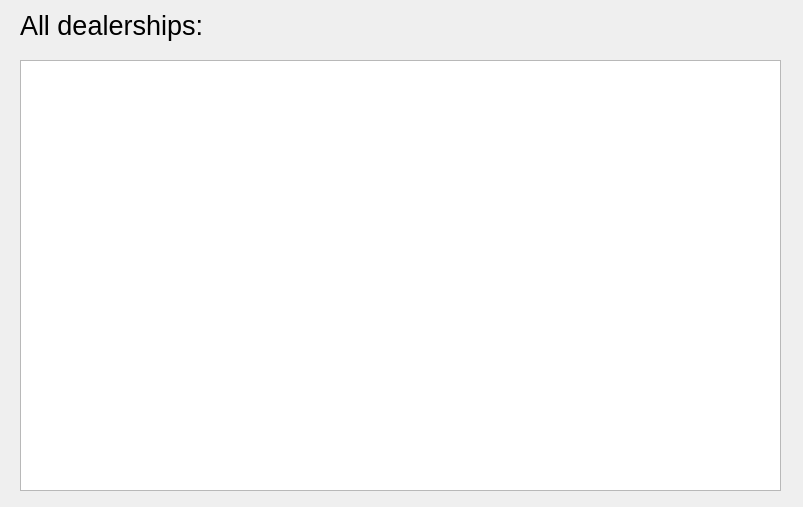
<?xml version="1.0" encoding="UTF-8"?>
<ui version="4.0">
 <class>DealersWindow</class>
 <widget class="QMainWindow" name="DealersWindow">
  <property name="geometry">
   <rect>
    <x>0</x>
    <y>0</y>
    <width>803</width>
    <height>507</height>
   </rect>
  </property>
  <property name="windowTitle">
   <string>Dealers</string>
  </property>
  <widget class="QWidget" name="centralwidget">
   <widget class="QTableWidget" name="dealers_table">
    <property name="geometry">
     <rect>
      <x>20</x>
      <y>60</y>
      <width>761</width>
      <height>431</height>
     </rect>
    </property>
    <property name="editTriggers">
     <set>QAbstractItemView::NoEditTriggers</set>
    </property>
    <property name="selectionBehavior">
     <enum>QAbstractItemView::SelectRows</enum>
    </property>
    <attribute name="verticalHeaderVisible">
     <bool>false</bool>
    </attribute>
   </widget>
   <widget class="QLabel" name="label">
    <property name="geometry">
     <rect>
      <x>20</x>
      <y>10</y>
      <width>271</width>
      <height>31</height>
     </rect>
    </property>
    <property name="font">
     <font>
      <pointsize>20</pointsize>
     </font>
    </property>
    <property name="text">
     <string>All dealerships:</string>
    </property>
   </widget>
  </widget>
 </widget>
 <resources/>
 <connections/>
</ui>
